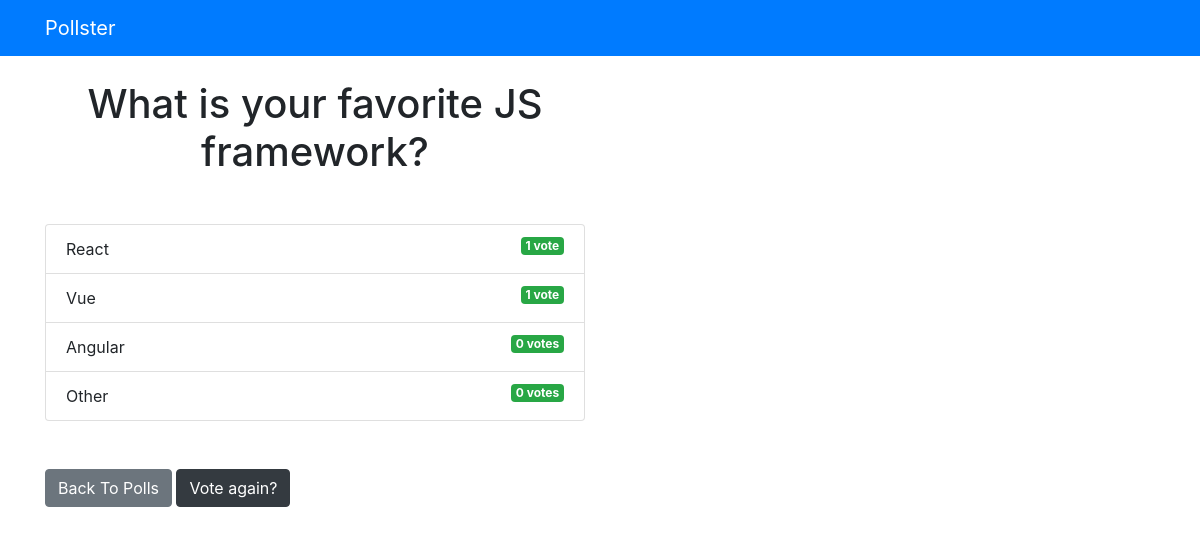
The app's page /polls/2/results/ with its own data.
### polls/models.py (models this page shows, shortened)
class Question(models.Model):
  question_text = models.CharField(max_length=200)
  pub_date = models.DateTimeField('date published')

class Choice(models.Model):
  question = models.ForeignKey(Question, on_delete=models.CASCADE)
  choice_text = models.CharField(max_length=200)
  votes = models.IntegerField(default=0)

### polls/views.py (the view)
# urls.py: path('<int:question_id>/results/', views.results, name='results'),
def results(request, question_id):
  question = get_object_or_404(Question, pk=question_id)
  return render(request, 'polls/results.html', { 'question': question })

### templates/polls/results.html
{% extends 'base.html' %}
{% block content %}
<h1 class="mb-5 text-center">{{ question.question_text }}</h1>
<ul class="list-group mb-5">
  {% for choice in question.choice_set.all %}
  <li class="list-group-item">
    {{ choice.choice_text }} <span class="badge badge-success float-right">{{ choice.votes }}
      vote{{ choice.votes | pluralize }}</span>
  </li>
  {% endfor %}
</ul>
<a class="btn btn-secondary" href="{% url 'polls:index' %}">Back To Polls</a>
<a class="btn btn-dark" href="{% url 'polls:detail' question.id %}">Vote again?</a>
{% endblock %}

### records on screen
Question: question_text "What is your favorite JS framework?"
Choice: choice_text "React", votes "1"
Choice: choice_text "Vue", votes "1"
Choice: choice_text "Angular", votes "0", votes|pluralize "s"
Choice: choice_text "Other", votes "0", votes|pluralize "s"
